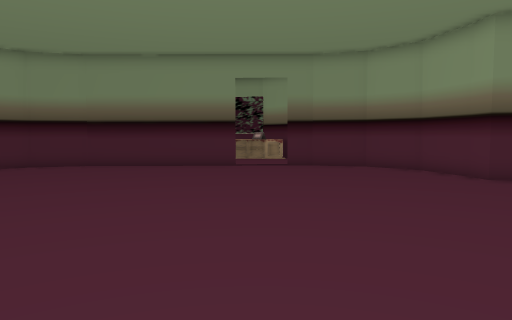
[1] (above)

16 first-person views from a walk through a scene from a Unity 3-D project. The camera is 1.4 m above the floor, tilts 4° down and sees 70° across. Doors are open. The floor is counted in squares, 1 m on a side. Each view is taken from the middle of a square. On the plan, view 1 faces up. The plan holds only what a view shows up to about 16 squares ahead; the rest is blank. The place goes on beyond the plan. The player character is not drawn. Some surface patterns are stand-ins.

[2]
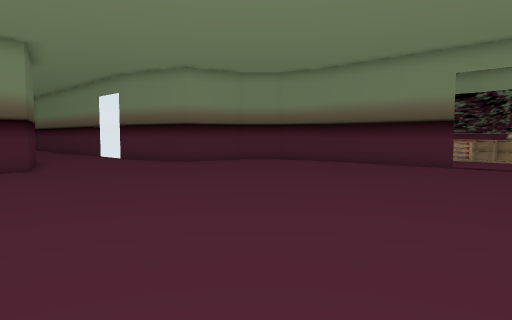

[3]
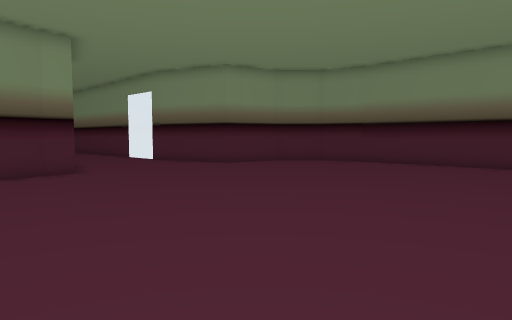

[4]
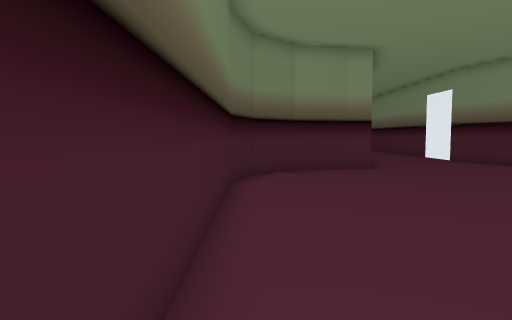

[5]
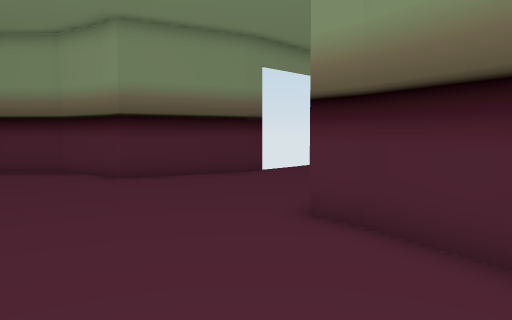

[6]
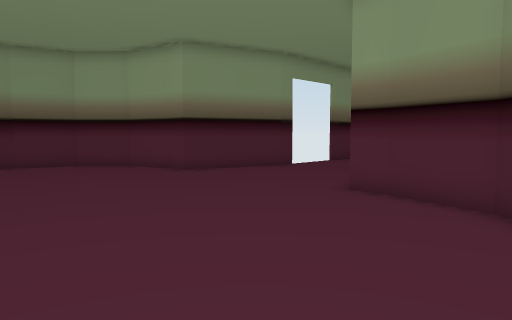

[7]
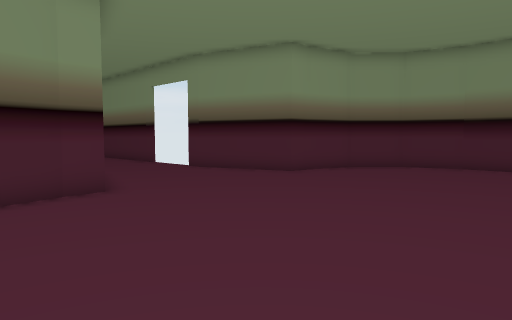

[8]
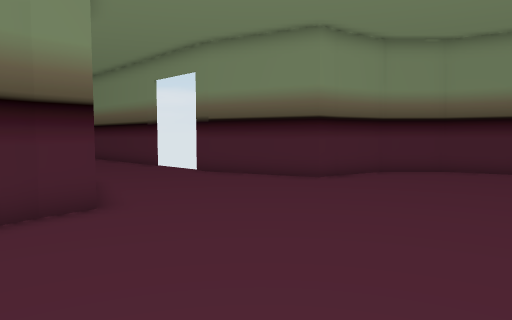

[9]
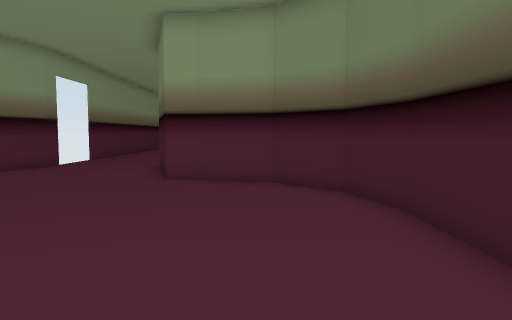

[10]
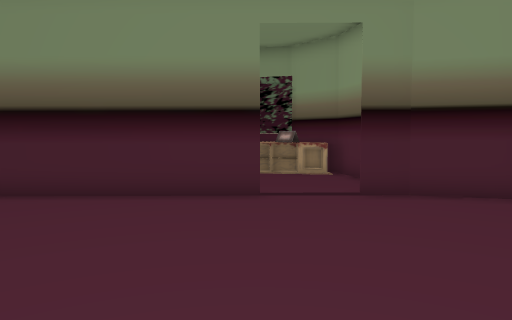

[11]
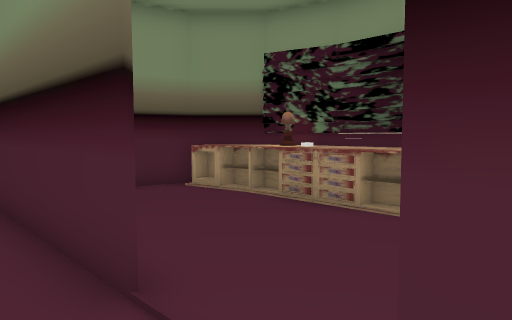

[12]
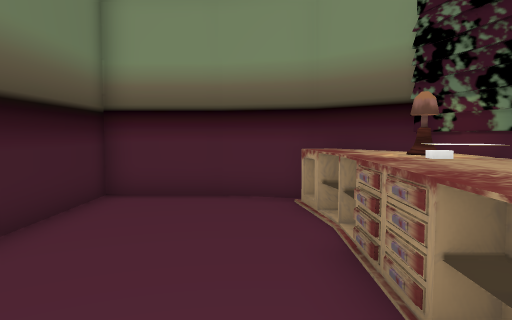

[13]
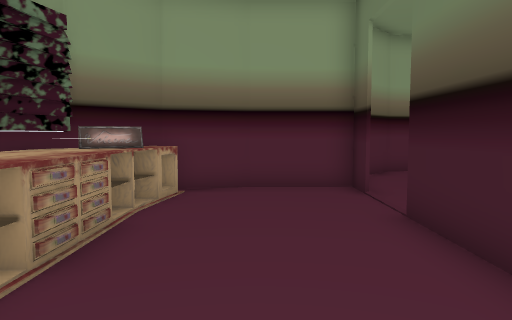

[14]
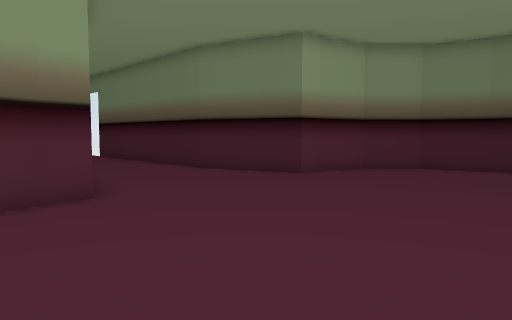

[15]
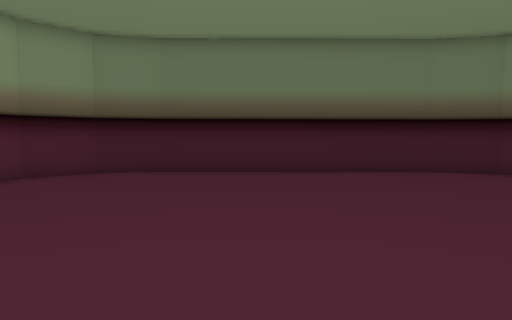

[16]
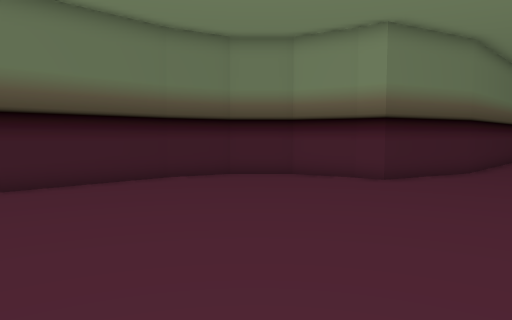

### Floor plan
Points are (right, up) in squares from view 1. A wall is a line through its corners. A room is listed if a view was taken in it or the views show most of it. See-through windows are left out.
Room 1 (views 1, 2, 3, 4, 5, 6, 7, 8, 9, 10, 11, 14, 15, 16)
walls: (-0.9, 16.4) (-7.6, 16.4); (2.4, -1.7) (4.8, -1.1) (6.4, 0.5) (7, 2.8); (7, 2.7) (7, 3.7) (11.3, 5); (7, 11.9) (6.4, 14.2) (4.8, 15.8) (2.5, 16.4); (-7.6, -1.7) (2.6, -1.7); (2.6, 16.4) (1.4, 16.4); (-12, 2.8) (-11.4, 0.5) (-9.8, -1.1) (-7.5, -1.7); (-7.5, 16.4) (-9.8, 15.8) (-11.4, 14.2) (-12, 11.9); (-12, 12) (-12, 11) (-15.6, 9.9); (11.1, 5) (12.5, 5); (11.2, 9.6) (7, 10.9) (7, 12); (-15.6, 4.8) (-12, 3.7) (-12, 2.7); (12, 9.6) (11.1, 9.7)
ways out: open door at (0.2, 16.4) to room 2; open door at (12, 10)
Room 2 (views 12, 13)
walls: (-2.3, 21.2) (-4.5, 21.3); (-4.4, 21.8) (-4.4, 21.3) (-6.5, 20.9); (-1.4, 21.7) (-1.4, 21.2); (-0.4, 21.2) (-1.7, 21.2); (-5.4, 21.6) (-5.4, 21); (0.5, 20.9) (0.5, 21.5); (-3.4, 23.4) (-5.4, 22.8) (-7, 21.3) (-7.5, 19.2) (-7.5, 16.4); (1.6, 20.8) (-0.5, 21.2); (1.4, 16.5) (2.5, 16.5); (-7.5, 16.5) (-0.9, 16.5); (2.5, 19.1) (2, 21.3) (0.4, 22.8) (-1, 23.2); (2.5, 16.4) (2.5, 19.2)
low walls: (-4.9, 21.7) (-5.4, 21.6); (-0.5, 21.7) (-1.4, 21.7); (-6.3, 21.5) (-6.3, 20.9); (1.4, 20.8) (1.4, 21.3) (0.7, 21.4)
ways out: open door at (0.2, 16.4) to room 1
objects: other object (-4, 22); other object (-3, 22); other object (-3, 23) to (-2, 23); other object (-2, 21); other object (-2, 22); other object (0, 22)

Positions as (right, up) in squares from view 1, and headings:
1: (0, 0), facing up
2: (4, 0), facing up-left
3: (2, -1), facing up-left
4: (3, -1), facing left
5: (2, 0), facing up-right
6: (-1, -1), facing up-right
7: (-3, 0), facing up-left
8: (-5, 1), facing up-left
9: (-4, 1), facing right
10: (-1, 8), facing up
11: (2, 15), facing up-left
12: (1, 20), facing left
13: (-7, 19), facing right
14: (-1, 14), facing down-right
15: (-1, 12), facing down
16: (-1, 9), facing down-left
